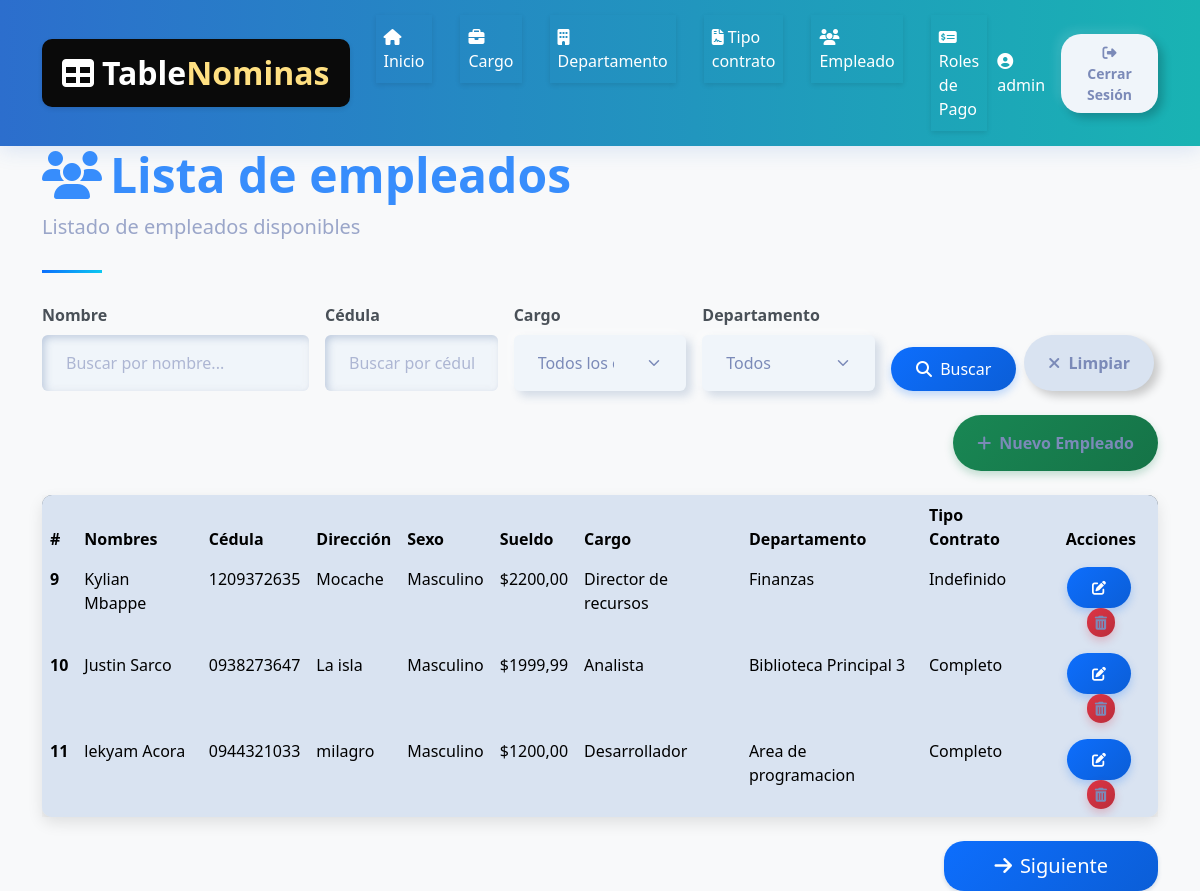
Page /nomina/empleado_list/ (signed in) on the earlier database version.
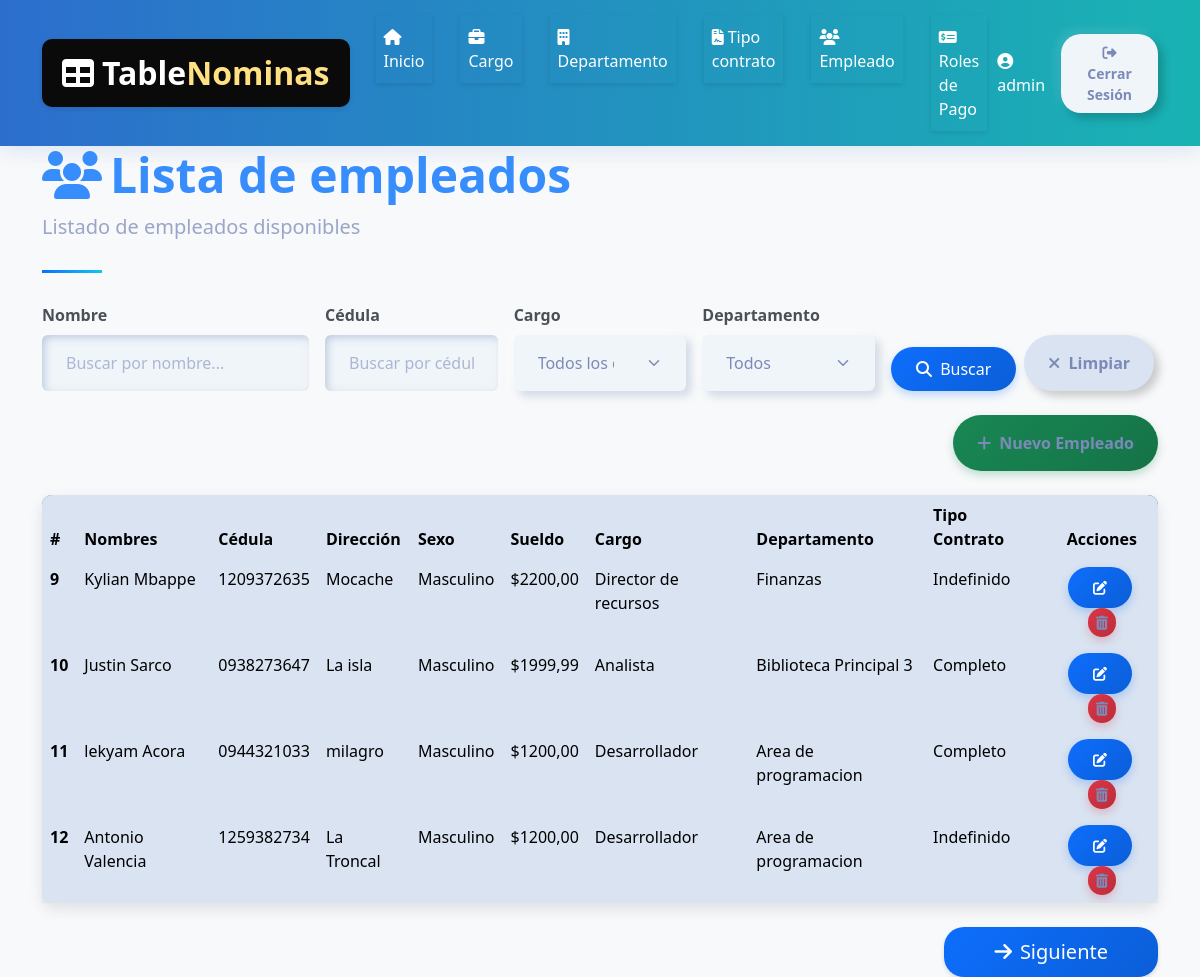
Same page on the later database version.
### core/models.py (models this page shows, shortened)
class Empleado(models.Model):
    SEXO_CHOICES = [
        ('M', 'Masculino'),
        ('F', 'Femenino'),
    ]
    nombres = models.CharField(max_length=100)
    cedula = models.CharField(max_length=20, unique=True)
    direccion = models.TextField()
    sexo = models.CharField(max_length=1, choices=SEXO_CHOICES)
    sueldo = models.DecimalField(max_digits=10, decimal_places=2)
    cargo = models.ForeignKey(Cargo, on_delete=models.CASCADE)
    departamento = models.ForeignKey(Departamento, on_delete=models.CASCADE)
    tipo_contrato = models.ForeignKey(TipoContrato, on_delete=models.CASCADE)

class Cargo(models.Model):
    descripcion = models.CharField(max_length=100, unique=True)

class Departamento(models.Model):
    descripcion = models.CharField(max_length=100, unique=True)

class TipoContrato(models.Model):
    descripcion = models.CharField(max_length=100, unique=True)

### core/views.py (the view)
# urls.py: path('empleado_list/', empleado_list, name='empleado_list'),  # URL para la vista home
@login_required
def empleado_list(request):
    query_nombre = request.GET.get('nombre', None)
    query_cedula = request.GET.get('cedula', None)
    query_cargo = request.GET.get('cargo', None)
    query_departamento = request.GET.get('departamento', None)
    empleados_list = Empleado.objects.all().order_by('id')
    if query_nombre:
        empleados_list = empleados_list.filter(nombre__icontains=query_nombre)
    if query_cedula:
        empleados_list = empleados_list.filter(cedula__icontains=query_cedula)
    if query_cargo:
        empleados_list = empleados_list.filter(cargo__descripcion__icontains=query_cargo)
    if query_departamento:
        empleados_list = empleados_list.filter(departamento__descripcion__icontains=query_departamento)
    paginator = Paginator(empleados_list, 10)
    page_number = request.GET.get('page')
    empleados = paginator.get_page(page_number)
    context = {
        'empleados': empleados,
        'title': 'Listado de empleados',
        'query_nombre': query_nombre,
        'query_cedula': query_cedula,
        'query_cargo': query_cargo,
        'cargos': Cargo.objects.all(), # Para el dropdown de cargos
        'departamentos': Departamento.objects.all() # Para el dropdown de departamentos
    }
    return render(request, 'empleado/list.html', context)

### template/empleado/list.html (shortened to what the changed rows need)
{% extends "home.html" %}
{% block content %}
    <div class="container">
        <header class="page-header">
            <h1 class="display-5 fw-bold text-primary">
                <i class="fas fa-users me-2"></i>Lista de empleados
            </h1>
        </header>
        <div class="card mb-4">
            <div class="card-body p-0">
                <div class="table-responsive">
                    <table class="table table-hover mb-0">
                        <thead>
                            <tr>
                                <th scope="col">#</th>
                                <th scope="col">Nombres</th>
                                <th scope="col">Cédula</th>
                                <th scope="col">Dirección</th>
                                <th scope="col">Sexo</th>
                                <th scope="col">Sueldo</th>
                                <th scope="col">Cargo</th>
                                <th scope="col">Departamento</th>
                                <th scope="col">Tipo Contrato</th>
                                <th scope="col" class="text-center">Acciones</th>
                            </tr>
                        </thead>
                        <tbody>
                            {% for empleado in empleados %}
                            <tr>
                                <th scope="row">{{ empleado.id }}</th>
                                <td>{{ empleado.nombres }}</td>
                                <td>{{ empleado.cedula }}</td>
                                <td>{{ empleado.direccion }}</td>
                                <td>
                                    {% if empleado.sexo == 'M' %}
                                        Masculino
                                    {% else %}
                                        Femenino
                                    {% endif %}
                                </td>
                                <td>${{ empleado.sueldo }}</td>
                                <td>{{ empleado.cargo.descripcion }}</td>
                                <td>{{ empleado.departamento.descripcion }}</td>
                                <td>{{ empleado.tipo_contrato.descripcion }}</td>
                                <td class="text-center">
                                    <a href="{% url 'core:empleado_update' empleado.id %}" class="btn btn-sm btn-primary me-1" title="Editar">
                                        <i class="fas fa-edit"></i>
                                    </a>
                                    <a href="{% url 'core:empleado_delete' empleado.id %}" class="btn btn-sm btn-danger" title="Eliminar">
                                        <i class="fas fa-trash-alt"></i>
                                    </a>
                                </td>
                            </tr>
                            {% empty %}
                            <tr>
                                <td colspan="10" class="text-center text-muted py-4">
                                    No se encontraron empleados con los filtros aplicados
                                </td>
                            </tr>
                            {% endfor %}
                        </tbody>
                    </table>
                </div>
            </div>
        </div>
    </div>
{% endblock %}

Differences in the rows shown:
added Empleado: id "12", nombres "Antonio Valencia", cedula "1259382734", direccion "La Troncal", sexo "Masculino", sueldo "1200,00", cargo.descripcion "Desarrollador", departamento.descripcion "Area de programacion", tipo_contrato.descripcion "Indefinido"
